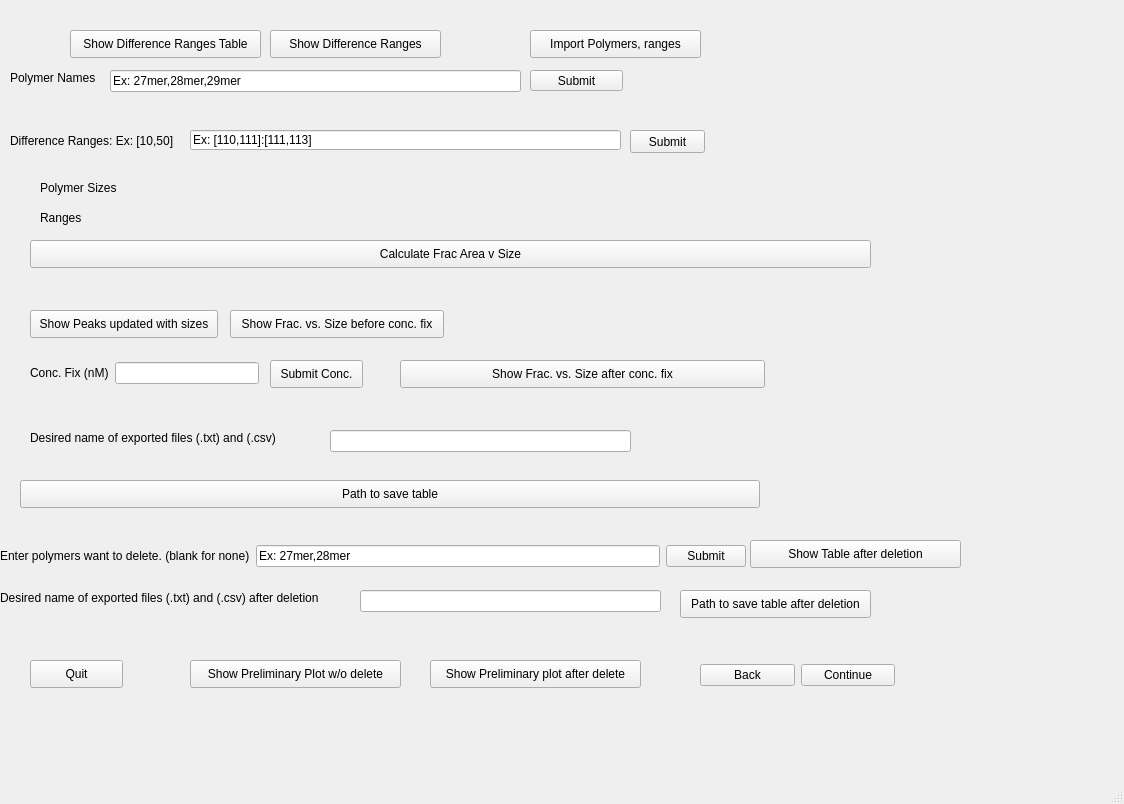
<?xml version="1.0" encoding="UTF-8"?>
<ui version="4.0">
 <class>MainWindow3</class>
 <widget class="QMainWindow" name="MainWindow3">
  <property name="geometry">
   <rect>
    <x>0</x>
    <y>0</y>
    <width>1124</width>
    <height>804</height>
   </rect>
  </property>
  <property name="windowTitle">
   <string>MainWindow</string>
  </property>
  <widget class="QWidget" name="centralwidget">
   <widget class="QLabel" name="label_2">
    <property name="geometry">
     <rect>
      <x>10</x>
      <y>70</y>
      <width>91</width>
      <height>16</height>
     </rect>
    </property>
    <property name="text">
     <string>Polymer Names</string>
    </property>
   </widget>
   <widget class="QLineEdit" name="lineEdit_2">
    <property name="geometry">
     <rect>
      <x>110</x>
      <y>70</y>
      <width>411</width>
      <height>22</height>
     </rect>
    </property>
    <property name="text">
     <string>Ex: 27mer,28mer,29mer</string>
    </property>
   </widget>
   <widget class="QPushButton" name="pushButton_2">
    <property name="geometry">
     <rect>
      <x>530</x>
      <y>70</y>
      <width>93</width>
      <height>21</height>
     </rect>
    </property>
    <property name="text">
     <string>Submit</string>
    </property>
   </widget>
   <widget class="QPushButton" name="pushButton">
    <property name="geometry">
     <rect>
      <x>70</x>
      <y>30</y>
      <width>191</width>
      <height>28</height>
     </rect>
    </property>
    <property name="text">
     <string>Show Difference Ranges Table</string>
    </property>
   </widget>
   <widget class="QPushButton" name="pushButton_5">
    <property name="geometry">
     <rect>
      <x>270</x>
      <y>30</y>
      <width>171</width>
      <height>28</height>
     </rect>
    </property>
    <property name="text">
     <string>Show Difference Ranges</string>
    </property>
   </widget>
   <widget class="QLabel" name="label">
    <property name="geometry">
     <rect>
      <x>160</x>
      <y>180</y>
      <width>541</width>
      <height>16</height>
     </rect>
    </property>
    <property name="text">
     <string/>
    </property>
   </widget>
   <widget class="QLabel" name="label_3">
    <property name="geometry">
     <rect>
      <x>10</x>
      <y>120</y>
      <width>181</width>
      <height>41</height>
     </rect>
    </property>
    <property name="text">
     <string>Difference Ranges: Ex: [10,50]</string>
    </property>
   </widget>
   <widget class="QLineEdit" name="lineEdit">
    <property name="geometry">
     <rect>
      <x>190</x>
      <y>130</y>
      <width>431</width>
      <height>20</height>
     </rect>
    </property>
    <property name="text">
     <string>Ex: [110,111]:[111,113]</string>
    </property>
   </widget>
   <widget class="QPushButton" name="pushButton_3">
    <property name="geometry">
     <rect>
      <x>630</x>
      <y>130</y>
      <width>75</width>
      <height>23</height>
     </rect>
    </property>
    <property name="text">
     <string>Submit</string>
    </property>
   </widget>
   <widget class="QLabel" name="label_4">
    <property name="geometry">
     <rect>
      <x>40</x>
      <y>180</y>
      <width>91</width>
      <height>16</height>
     </rect>
    </property>
    <property name="text">
     <string>Polymer Sizes</string>
    </property>
   </widget>
   <widget class="QLabel" name="label_5">
    <property name="geometry">
     <rect>
      <x>40</x>
      <y>210</y>
      <width>61</width>
      <height>16</height>
     </rect>
    </property>
    <property name="text">
     <string>Ranges</string>
    </property>
   </widget>
   <widget class="QLabel" name="label_6">
    <property name="geometry">
     <rect>
      <x>160</x>
      <y>210</y>
      <width>551</width>
      <height>16</height>
     </rect>
    </property>
    <property name="text">
     <string/>
    </property>
   </widget>
   <widget class="QPushButton" name="pushButton_4">
    <property name="geometry">
     <rect>
      <x>230</x>
      <y>310</y>
      <width>214</width>
      <height>28</height>
     </rect>
    </property>
    <property name="text">
     <string>Show Frac. vs. Size before conc. fix</string>
    </property>
   </widget>
   <widget class="QPushButton" name="pushButton_7">
    <property name="geometry">
     <rect>
      <x>30</x>
      <y>310</y>
      <width>188</width>
      <height>28</height>
     </rect>
    </property>
    <property name="text">
     <string>Show Peaks updated with sizes</string>
    </property>
   </widget>
   <widget class="QLabel" name="label_9">
    <property name="geometry">
     <rect>
      <x>670</x>
      <y>660</y>
      <width>171</width>
      <height>16</height>
     </rect>
    </property>
    <property name="text">
     <string/>
    </property>
   </widget>
   <widget class="QPushButton" name="pushButton_11">
    <property name="geometry">
     <rect>
      <x>750</x>
      <y>540</y>
      <width>211</width>
      <height>28</height>
     </rect>
    </property>
    <property name="text">
     <string>Show Table after deletion</string>
    </property>
   </widget>
   <widget class="QPushButton" name="pushButton_10">
    <property name="geometry">
     <rect>
      <x>30</x>
      <y>660</y>
      <width>93</width>
      <height>28</height>
     </rect>
    </property>
    <property name="text">
     <string>Quit</string>
    </property>
   </widget>
   <widget class="QPushButton" name="pushButton_12">
    <property name="geometry">
     <rect>
      <x>20</x>
      <y>480</y>
      <width>740</width>
      <height>28</height>
     </rect>
    </property>
    <property name="text">
     <string>Path to save table</string>
    </property>
   </widget>
   <widget class="QPushButton" name="pushButton_13">
    <property name="geometry">
     <rect>
      <x>680</x>
      <y>590</y>
      <width>191</width>
      <height>28</height>
     </rect>
    </property>
    <property name="text">
     <string>Path to save table after deletion</string>
    </property>
   </widget>
   <widget class="QPushButton" name="pushButton_14">
    <property name="geometry">
     <rect>
      <x>530</x>
      <y>30</y>
      <width>171</width>
      <height>28</height>
     </rect>
    </property>
    <property name="text">
     <string>Import Polymers, ranges</string>
    </property>
   </widget>
   <widget class="QPushButton" name="pushButton_15">
    <property name="geometry">
     <rect>
      <x>270</x>
      <y>360</y>
      <width>93</width>
      <height>28</height>
     </rect>
    </property>
    <property name="text">
     <string>Submit Conc.</string>
    </property>
   </widget>
   <widget class="QPushButton" name="pushButton_16">
    <property name="geometry">
     <rect>
      <x>30</x>
      <y>240</y>
      <width>841</width>
      <height>28</height>
     </rect>
    </property>
    <property name="text">
     <string>Calculate Frac Area v Size</string>
    </property>
   </widget>
   <widget class="QLabel" name="label_8">
    <property name="geometry">
     <rect>
      <x>30</x>
      <y>430</y>
      <width>271</width>
      <height>16</height>
     </rect>
    </property>
    <property name="text">
     <string>Desired name of exported files (.txt) and (.csv)</string>
    </property>
   </widget>
   <widget class="QLineEdit" name="lineEdit_5">
    <property name="geometry">
     <rect>
      <x>330</x>
      <y>430</y>
      <width>301</width>
      <height>22</height>
     </rect>
    </property>
   </widget>
   <widget class="QPushButton" name="pushButton_6">
    <property name="geometry">
     <rect>
      <x>400</x>
      <y>360</y>
      <width>365</width>
      <height>28</height>
     </rect>
    </property>
    <property name="text">
     <string>Show Frac. vs. Size after conc. fix</string>
    </property>
   </widget>
   <widget class="QLabel" name="label_11">
    <property name="geometry">
     <rect>
      <x>0</x>
      <y>590</y>
      <width>351</width>
      <height>16</height>
     </rect>
    </property>
    <property name="text">
     <string>Desired name of exported files (.txt) and (.csv) after deletion</string>
    </property>
   </widget>
   <widget class="QLineEdit" name="lineEdit_6">
    <property name="geometry">
     <rect>
      <x>360</x>
      <y>590</y>
      <width>301</width>
      <height>22</height>
     </rect>
    </property>
   </widget>
   <widget class="QPushButton" name="pushButton_18">
    <property name="geometry">
     <rect>
      <x>190</x>
      <y>660</y>
      <width>211</width>
      <height>28</height>
     </rect>
    </property>
    <property name="text">
     <string>Show Preliminary Plot w/o delete</string>
    </property>
   </widget>
   <widget class="QPushButton" name="pushButton_19">
    <property name="geometry">
     <rect>
      <x>430</x>
      <y>660</y>
      <width>211</width>
      <height>28</height>
     </rect>
    </property>
    <property name="text">
     <string>Show Preliminary plot after delete</string>
    </property>
   </widget>
   <widget class="QWidget" name="">
    <property name="geometry">
     <rect>
      <x>30</x>
      <y>360</y>
      <width>229</width>
      <height>26</height>
     </rect>
    </property>
    <layout class="QHBoxLayout" name="horizontalLayout_3">
     <item>
      <widget class="QLabel" name="label_7">
       <property name="text">
        <string>Conc. Fix (nM)</string>
       </property>
      </widget>
     </item>
     <item>
      <widget class="QLineEdit" name="lineEdit_3"/>
     </item>
    </layout>
   </widget>
   <widget class="QWidget" name="">
    <property name="geometry">
     <rect>
      <x>700</x>
      <y>660</y>
      <width>195</width>
      <height>30</height>
     </rect>
    </property>
    <layout class="QHBoxLayout" name="horizontalLayout">
     <item>
      <widget class="QPushButton" name="pushButton_8">
       <property name="text">
        <string>Back</string>
       </property>
      </widget>
     </item>
     <item>
      <widget class="QPushButton" name="pushButton_9">
       <property name="text">
        <string>Continue</string>
       </property>
      </widget>
     </item>
    </layout>
   </widget>
   <widget class="QWidget" name="">
    <property name="geometry">
     <rect>
      <x>0</x>
      <y>540</y>
      <width>746</width>
      <height>32</height>
     </rect>
    </property>
    <layout class="QHBoxLayout" name="horizontalLayout_5">
     <item>
      <layout class="QHBoxLayout" name="horizontalLayout_2">
       <item>
        <widget class="QLabel" name="label_10">
         <property name="text">
          <string>Enter polymers want to delete. (blank for none)</string>
         </property>
        </widget>
       </item>
       <item>
        <widget class="QLineEdit" name="lineEdit_4">
         <property name="text">
          <string>Ex: 27mer,28mer</string>
         </property>
        </widget>
       </item>
       <item>
        <widget class="QPushButton" name="pushButton_17">
         <property name="text">
          <string>Submit</string>
         </property>
        </widget>
       </item>
      </layout>
     </item>
    </layout>
   </widget>
  </widget>
  <widget class="QMenuBar" name="menubar">
   <property name="geometry">
    <rect>
     <x>0</x>
     <y>0</y>
     <width>1124</width>
     <height>26</height>
    </rect>
   </property>
  </widget>
  <widget class="QStatusBar" name="statusbar"/>
 </widget>
 <resources/>
 <connections/>
</ui>
